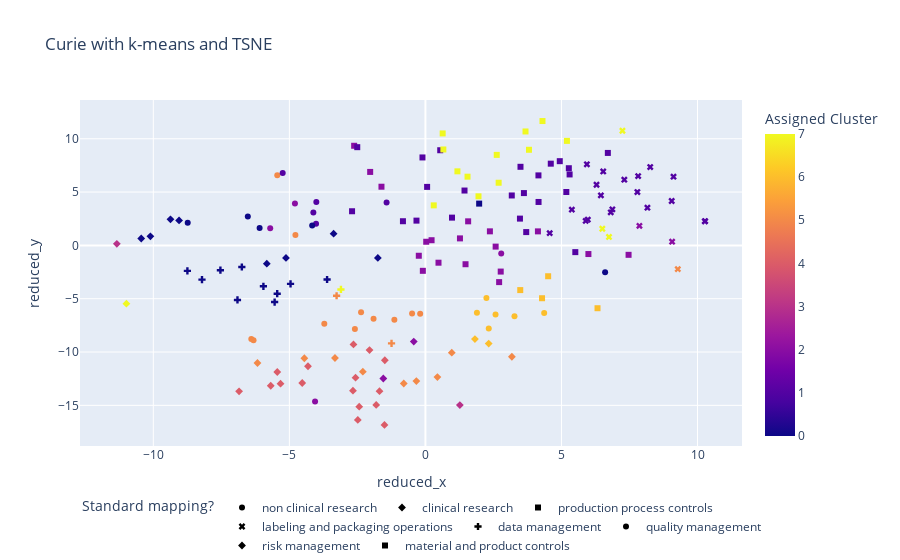

Notebook code cell kept with this figure:
### Markdown cell above
Visualize

### Code cell
EMBEDDINGS = [f"llm_{i}" for i in range(embeddings.shape[1])]

embeddings_reduced = \
    TSNE(
        n_components=2, init="random", learning_rate="auto", random_state=0
    ).fit_transform(embeddings[filter])

embeddings_df = pd.DataFrame(embeddings[filter], columns=EMBEDDINGS)
embeddings_df[REDUCED_DIMS] = embeddings_reduced
embeddings_df[CLUSTER] = clusters.labels_
embeddings_df[TARGET] = [features.mlb.classes_[c] for c in y_true[filter]]
embeddings_df[ORIGINAL_TEXT] = regulations[filter]
embeddings_df[ORIGINAL_TEXT] = embeddings_df[ORIGINAL_TEXT].str.wrap(100)
embeddings_df[ORIGINAL_TEXT] = embeddings_df[ORIGINAL_TEXT].str.replace("\n", "<br>")

fig = px.scatter(
    embeddings_df,
    y=REDUCED_DIMS[1],
    x=REDUCED_DIMS[0],
    color=CLUSTER,
    symbol=TARGET,
    hover_data=[ORIGINAL_TEXT, TARGET],
    title="Curie with k-means and TSNE"
)
fig.update_layout(uniformtext_mode="hide")
fig.update_layout(legend_orientation="h")
fig.show()
